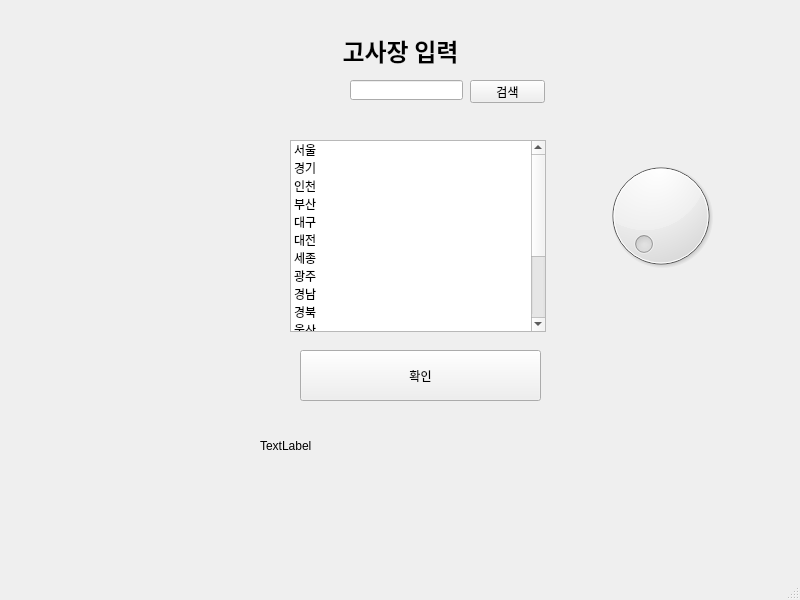
<?xml version="1.0" encoding="UTF-8"?>
<ui version="4.0">
 <class>MainWindow</class>
 <widget class="QMainWindow" name="MainWindow">
  <property name="geometry">
   <rect>
    <x>0</x>
    <y>0</y>
    <width>800</width>
    <height>600</height>
   </rect>
  </property>
  <property name="windowTitle">
   <string>MainWindow</string>
  </property>
  <widget class="QWidget" name="centralwidget">
   <widget class="QLabel" name="dis_name">
    <property name="geometry">
     <rect>
      <x>270</x>
      <y>30</y>
      <width>261</width>
      <height>41</height>
     </rect>
    </property>
    <property name="font">
     <font>
      <family>맑은 고딕</family>
      <pointsize>10</pointsize>
     </font>
    </property>
    <property name="text">
     <string>&lt;html&gt;&lt;head/&gt;&lt;body&gt;&lt;p align=&quot;center&quot;&gt;&lt;span style=&quot; font-size:18pt; font-weight:600;&quot;&gt;고사장 입력&lt;/span&gt;&lt;/p&gt;&lt;/body&gt;&lt;/html&gt;</string>
    </property>
   </widget>
   <widget class="QListWidget" name="list_name">
    <property name="geometry">
     <rect>
      <x>290</x>
      <y>140</y>
      <width>256</width>
      <height>192</height>
     </rect>
    </property>
    <item>
     <property name="text">
      <string>서울</string>
     </property>
    </item>
    <item>
     <property name="text">
      <string>경기</string>
     </property>
    </item>
    <item>
     <property name="text">
      <string>인천</string>
     </property>
    </item>
    <item>
     <property name="text">
      <string>부산</string>
     </property>
    </item>
    <item>
     <property name="text">
      <string>대구</string>
     </property>
    </item>
    <item>
     <property name="text">
      <string>대전</string>
     </property>
    </item>
    <item>
     <property name="text">
      <string>세종</string>
     </property>
    </item>
    <item>
     <property name="text">
      <string>광주</string>
     </property>
    </item>
    <item>
     <property name="text">
      <string>경남</string>
     </property>
    </item>
    <item>
     <property name="text">
      <string>경북</string>
     </property>
    </item>
    <item>
     <property name="text">
      <string>울산</string>
     </property>
    </item>
    <item>
     <property name="text">
      <string>전남</string>
     </property>
    </item>
    <item>
     <property name="text">
      <string>전북</string>
     </property>
    </item>
    <item>
     <property name="text">
      <string>충청</string>
     </property>
    </item>
    <item>
     <property name="text">
      <string>강원</string>
     </property>
    </item>
    <item>
     <property name="text">
      <string>제주</string>
     </property>
    </item>
   </widget>
   <widget class="QPushButton" name="push_alt">
    <property name="geometry">
     <rect>
      <x>300</x>
      <y>350</y>
      <width>241</width>
      <height>51</height>
     </rect>
    </property>
    <property name="text">
     <string>확인</string>
    </property>
   </widget>
   <widget class="QLineEdit" name="input_name">
    <property name="geometry">
     <rect>
      <x>350</x>
      <y>80</y>
      <width>113</width>
      <height>20</height>
     </rect>
    </property>
   </widget>
   <widget class="QPushButton" name="push_name">
    <property name="geometry">
     <rect>
      <x>470</x>
      <y>80</y>
      <width>75</width>
      <height>23</height>
     </rect>
    </property>
    <property name="text">
     <string>검색</string>
    </property>
   </widget>
   <widget class="QDial" name="dial_input">
    <property name="geometry">
     <rect>
      <x>600</x>
      <y>150</y>
      <width>121</width>
      <height>131</height>
     </rect>
    </property>
   </widget>
   <widget class="QLabel" name="lbl_dial">
    <property name="geometry">
     <rect>
      <x>260</x>
      <y>420</y>
      <width>371</width>
      <height>51</height>
     </rect>
    </property>
    <property name="text">
     <string>TextLabel</string>
    </property>
   </widget>
  </widget>
  <widget class="QMenuBar" name="menubar">
   <property name="geometry">
    <rect>
     <x>0</x>
     <y>0</y>
     <width>800</width>
     <height>21</height>
    </rect>
   </property>
  </widget>
  <widget class="QStatusBar" name="statusbar"/>
 </widget>
 <resources/>
 <connections/>
</ui>
